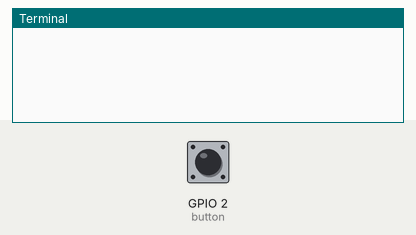
Simulated run of this program. Board: Raspberry Pi (BCM pin numbers). Parts: the last lines printed to the terminal. The inputs (shaded band) are chosen by the test bench; at power-on: GPIO 2 (button) HIGH.

Above: at 1.2 s.
1.3 s: GPIO 2 (button) pulled LOW for 0.15 s
At 1.9 s:
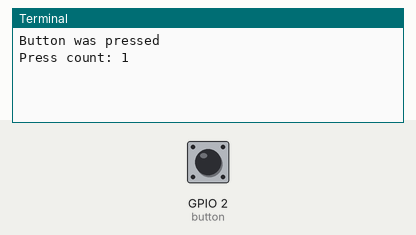
2.9 s: GPIO 2 (button) pulled LOW for 1 s
At 4.3 s:
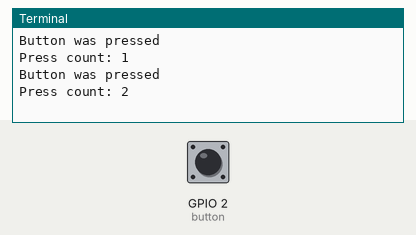
5.4 s: GPIO 2 (button) pulled LOW for 0.15 s
At 6.2 s:
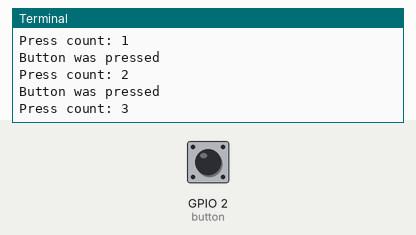

The program:

buttonPressContinue.py
```python
from gpiozero import Button

button = Button(2)
pressed = 0

while True:
    button.wait_for_press()
    print("Button was pressed")
    pressed += 1
    print("Press count:",pressed)
    button.wait_for_release()
```

Measured:
- after the input at 1.3 s, the terminal: prints a new line at once (image 1)
- after the input at 2.9 s, the terminal: prints a new line at once (image 2)
- after the input at 5.4 s, the terminal: prints a new line at once (image 3)
